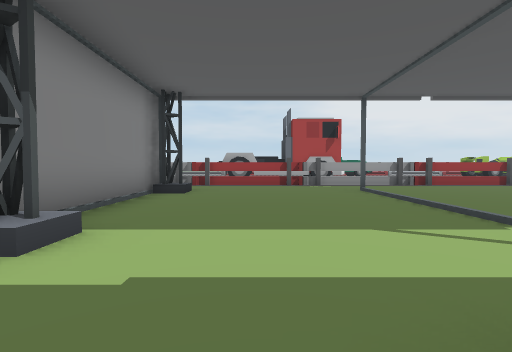
view 1 (above)

24 first-person views from a walk through a 3-D level made in the Unity game engine. The camera is 1.2 m above the floor, tilts 2° down and sees 85° across. The floor is counted in squares, 2 m on a side. Each view is taken from the middle of a square. On the plan, view 1 faces up. The plan holds only what a view shows up to about 9 squares ahead; the rest is blank. The place goes on beyond the plan. The player is left out. Some animated figures are not drawn. Some surface patterns are stand-ins.

view 2
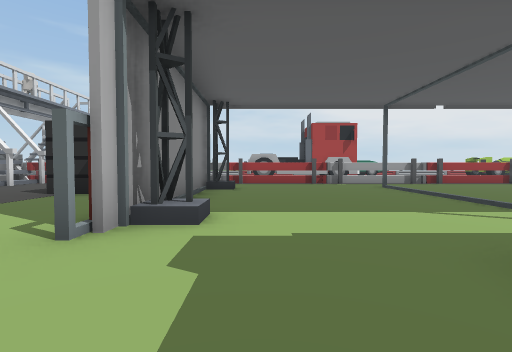

view 3
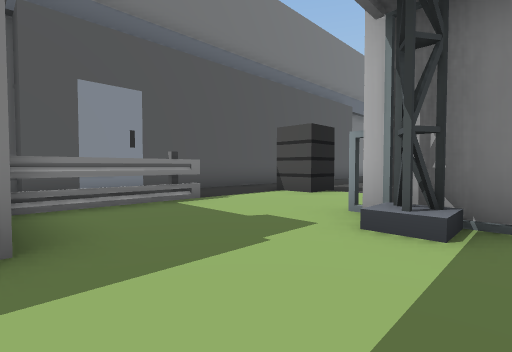

view 4
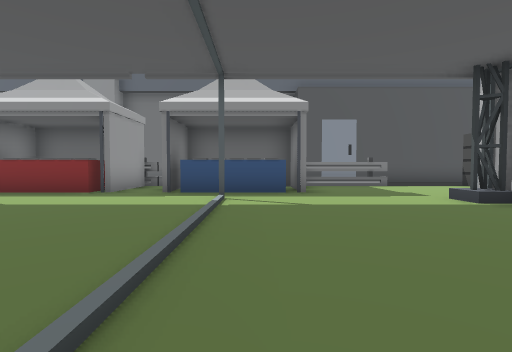

view 5
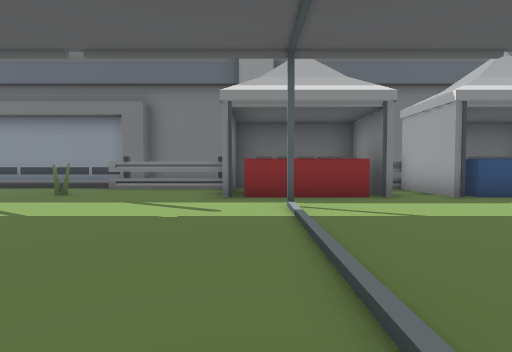

view 6
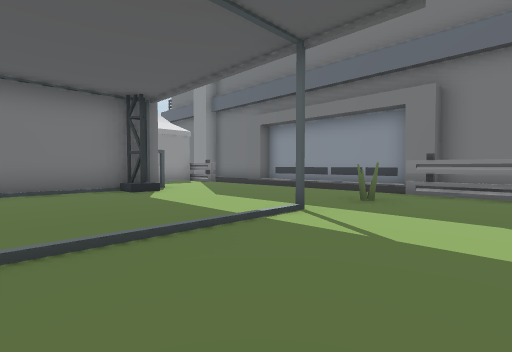

view 7
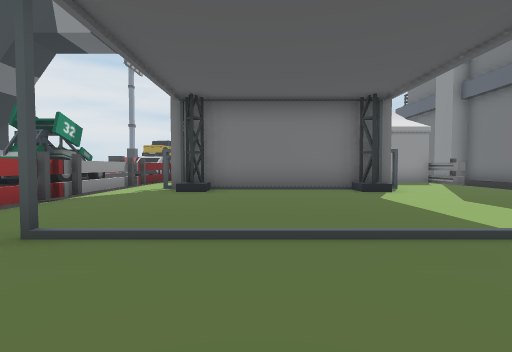

view 8
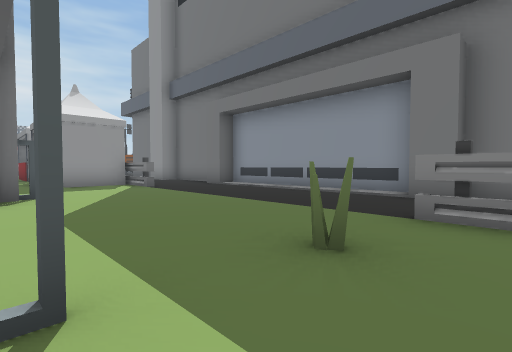

view 9
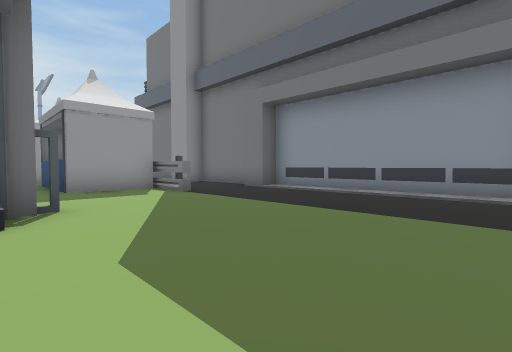

view 10
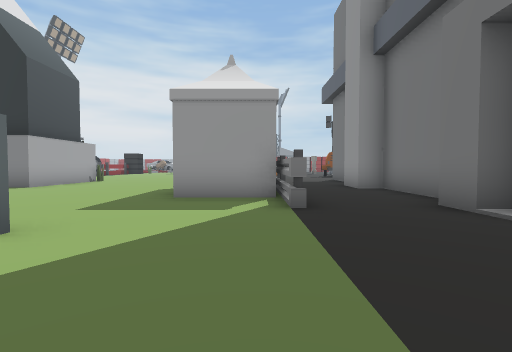

view 11
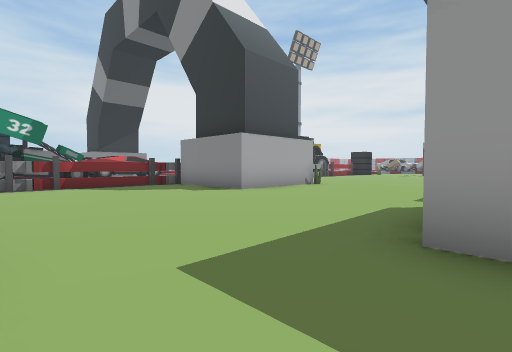

view 12
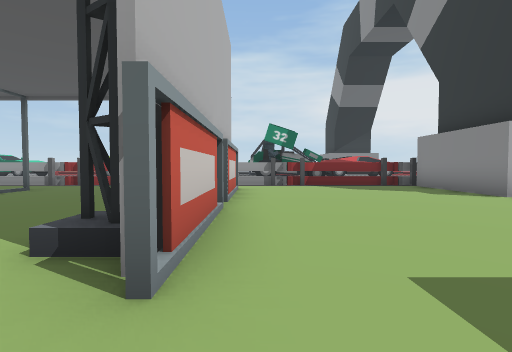

view 13
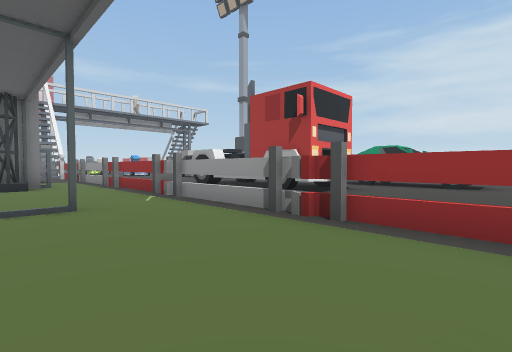

view 14
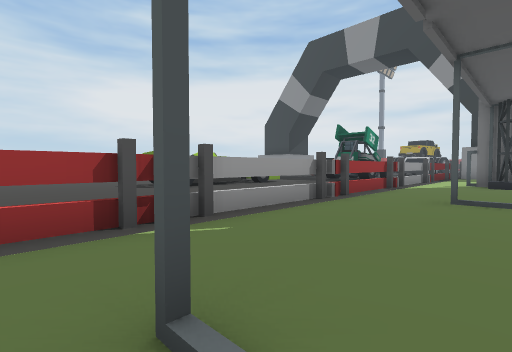

view 15
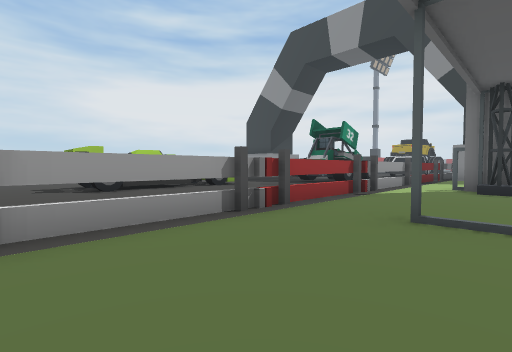

view 16
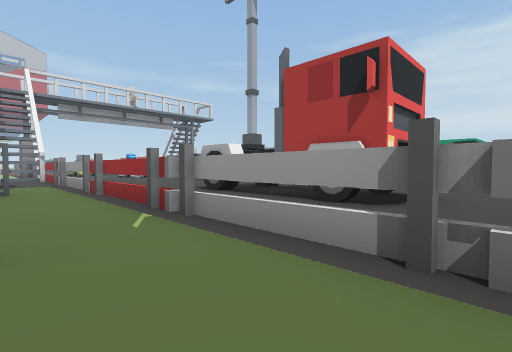

view 17
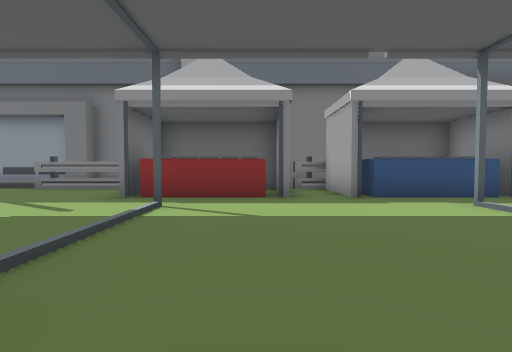

view 18
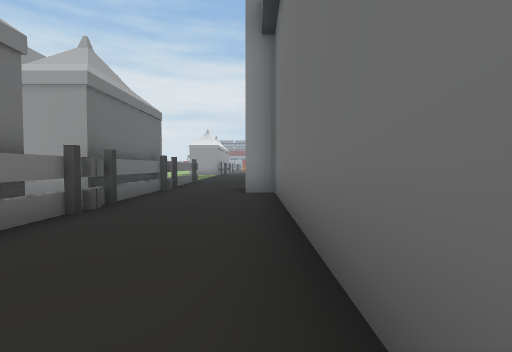

view 19
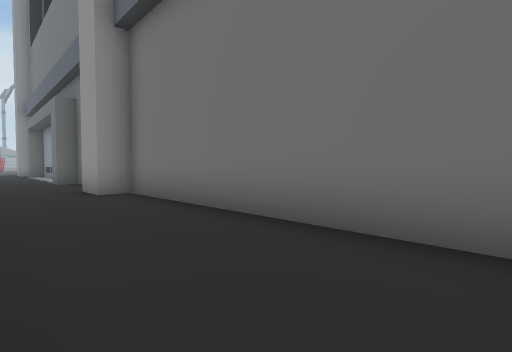

view 20
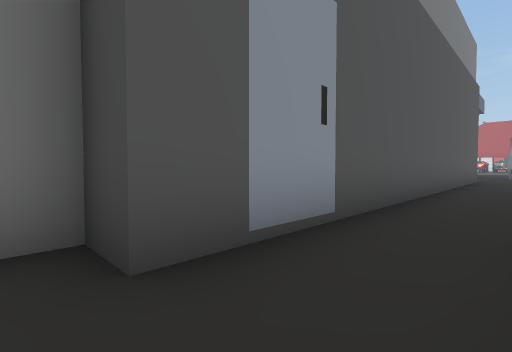

view 21
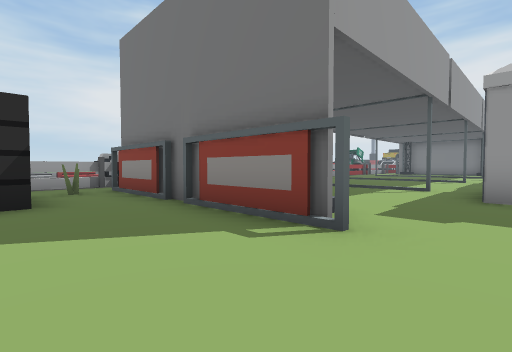

view 22
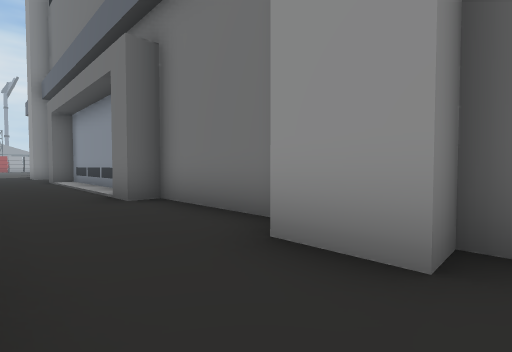

view 23
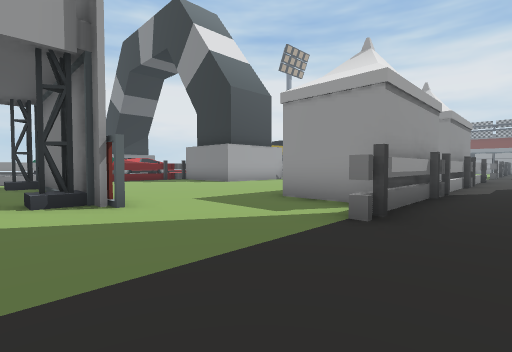

view 24
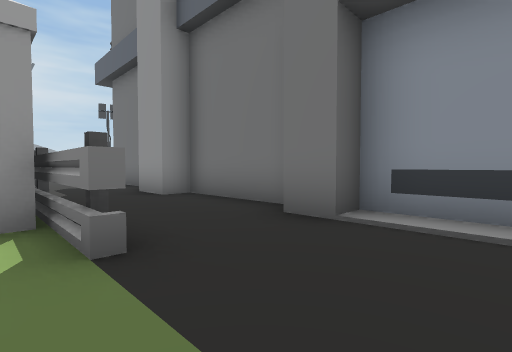

### Floor plan
Key: @ floor where view 1 was taken; # wall or solid block; x gap in a wall; . floor; = window, fence, low wall or low ledge; ^ raised ledge; C car; T truck; O other object.
Columns run from 5 left of view 1 to 24 right of it. Each row starts with its distance up from view 1.
 17              ....
 16          O   ....
 15         OOOO.....
 14        ......... #x^
 13     TT TT.......^..#=
 12    .TTTTT............  CC
 11    .T...T..            C
 10
  9 #############################
  8 ............................#
  7 OO#.....#...#....#....#.....#
  6 O.##..................#.....##
  5 O..#..................#.......
  4 ..##..................#.......
  3 ..#...................#.......
  2 ..##....#...#....#....#.......
  1 ..............................
  0 .....@#OO#.OOO...O........OOO
 -1 O.....#OO##OOO#..........#OOO
 -2 ...###.........###......##...#
 -3 ..............................
 -4 ######.......#...#......#...#.
 -5      ########################

Positions as (right, up) in squares from view 1, and headings:
1: (0, 0), facing up
2: (-1, -1), facing up
3: (1, 3), facing down-left
4: (2, 7), facing down
5: (8, 6), facing down
6: (10, 5), facing down-right
7: (10, 5), facing right
8: (11, 2), facing down-right
9: (13, 2), facing down-right
10: (15, -1), facing right
11: (18, 0), facing up-right
12: (18, 0), facing up
13: (7, 6), facing up-left
14: (7, 6), facing up-right
15: (9, 6), facing up-right
16: (5, 7), facing up-left
17: (6, 6), facing down
18: (1, -4), facing right
19: (1, -2), facing down-right
20: (1, -2), facing down-left
21: (-5, 0), facing up-right
22: (7, -2), facing down-right
23: (16, -3), facing up-right
24: (17, -1), facing down-right
